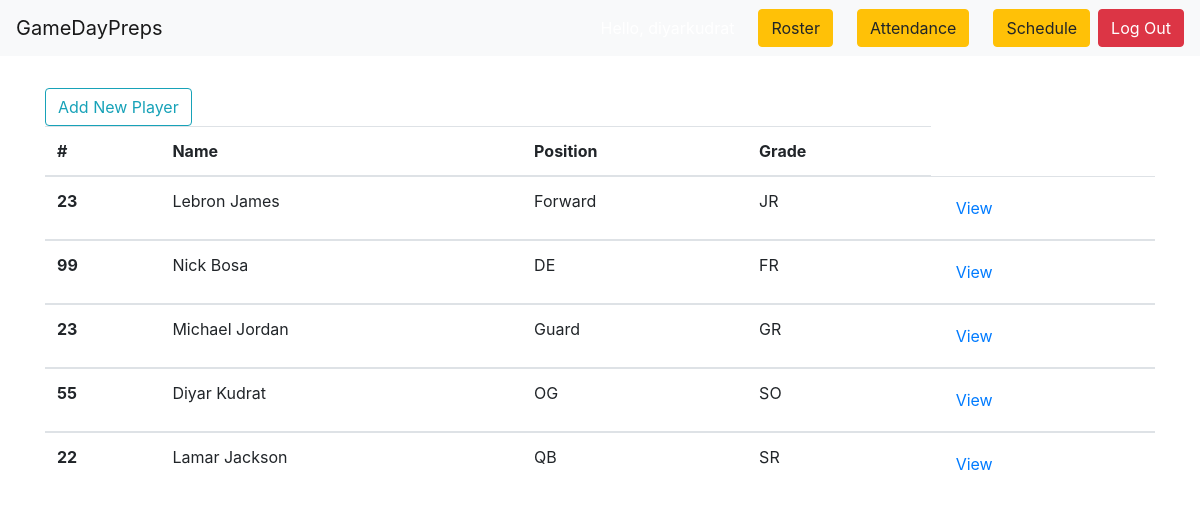
The app's page / (signed in) with its own data.
### roster/models.py (models this page shows, shortened)
class Player(models.Model):
    first_name = models.CharField(max_length=50)
    last_name = models.CharField(max_length=50)
    position = models.CharField(max_length=25)
    grade = models.CharField(max_length=50, choices=school_grade_choices, blank=True)
    jersey_number = models.CharField(max_length=3, null=True)

### roster/views.py (the view)
# urls.py: path('', RosterListView.as_view(), name='roster-list-page'),
class RosterListView(ListView):
    model = Player
    def get(self, request):
        players = self.get_queryset()
        return render(request, 'list.html', {
          'players': players
        })

### roster/templates/list.html (shortened to what this page needs)
{% extends 'base.html' %}
{% block content %}
{% if request.user.is_authenticated %}
<a class="btn btn-outline-info" href="{% url 'player-create-page' %}" role="button">Add New Player</a>
  {% if players %}
    <table class="table">
      <thead>
        <tr>
          <th scope="col">#</th>
          <th scope="col">Name</th>
          <th scope="col">Position</th>
          <th scope="col">Grade</th>
        </tr>
      </thead>
      {% for player in players %}
      <tbody>
        <tr>
          <th scope="row">{{ player.jersey_number }}</th>
          <td href="#">{{ player.first_name }} {{ player.last_name }}</td>
          <td>{{ player.position }}</td>
          <td>{{ player.grade }}</td>
          <td><a class="btn btn-link" href="{% url 'player-detail-page' player.id %}" role="button">View</a></td>
        </tr>
        {% endfor %}
      </tbody>
    </table>
  {% endif %}
  {% endif %}
{% endblock %}

### records on screen
Player: jersey_number "23", first_name "Lebron", last_name "James", position "Forward", grade "JR"
Player: jersey_number "99", first_name "Nick", last_name "Bosa", position "DE", grade "FR"
Player: jersey_number "23", first_name "Michael", last_name "Jordan", position "Guard", grade "GR"
Player: jersey_number "55", first_name "Diyar", last_name "Kudrat", position "OG", grade "SO"
Player: jersey_number "22", first_name "Lamar", last_name "Jackson", position "QB", grade "SR"
